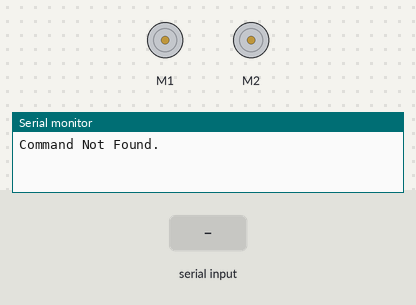
Recording of a sketch running on a simulated Arduino Uno, built with avr-gcc and run on an emulated ATmega328P. Parts: 2 × DC motor (green arrow = forward, orange = backward, longer = faster), the last lines printed to the serial monitor. The test bench sets the inputs (shaded band).

Above: at 1.2 s.
1.3 s: "0" received over Serial
2.8 s: "2" received over Serial
At 3.1 s:
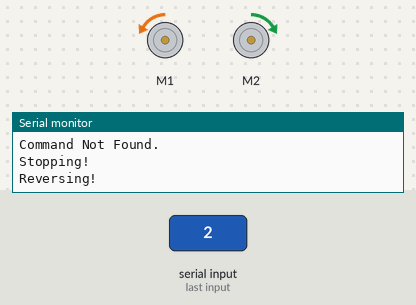
4.3 s: "3" received over Serial
At 5.5 s:
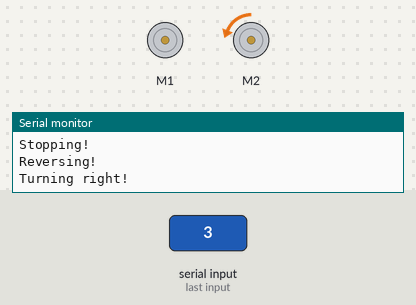
5.8 s: "4" received over Serial
At 6.6 s:
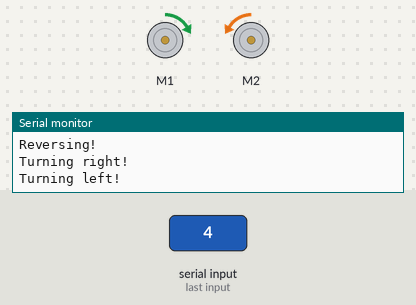
8.8 s: "2" received over Serial
At 10.1 s:
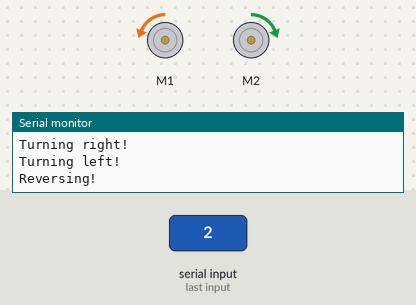
Timing chart, 0 to 11.3 s (numbered marks = the images above; inputs shaded):
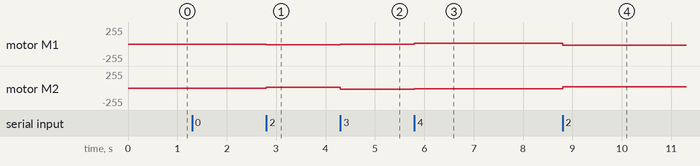

Measured:
- after the input at 2.8 s, motor M1: stopped → backward 10/255 at once; motor M2: stopped → forward 10/255 at once
- after the input at 4.3 s, motor M1: backward 10/255 → stopped at once; motor M2: forward 10/255 → backward 20/255 at once
- after the input at 5.8 s, motor M1: stopped → forward 10/255 at once; motor M2: backward 20/255 → backward 10/255 at once
- after the input at 8.8 s, motor M1: forward 10/255 → backward 20/255 at once; motor M2: backward 10/255 → forward 20/255 at once

The sketch:

BB-8_Drive_Old.ino
```cpp
// BB-8 Motor and Bluetooth Communication AI
// HC-06 bluetooth module name, 1234 pairing key

#include <Wire.h>
#include <Adafruit_MotorShield.h>

Adafruit_MotorShield AFMS = Adafruit_MotorShield();

int inputState;
int debugFlag;
int inputHandled;

Adafruit_DCMotor *motorR = AFMS.getMotor(1);
Adafruit_DCMotor *motorL = AFMS.getMotor(2);
int motorRSpeed;
int motorLSpeed;

void setup() {
  // put your setup code here, to run once:
  Serial.begin(9600);

  AFMS.begin();  // create with the default frequency 1.6KHz

  inputState = 0; // Motor Stop
  inputHandled = 1; // Initialized to input has been handled
  debugFlag = 1; // ??
  motorRSpeed = 0; // Speed initialized to 0
  motorLSpeed = 0; //Speed initialized to 0

// Doesn't seem necessary for set up
//  motorR->setSpeed (150);
//  motorR->run(FORWARD);
//  motorR->run(RELEASE);
//
//  motorL->setSpeed (150);
//  motorL->run(FORWARD);
//  motorL->run(RELEASE);

}

void loop() {
  // Get current command state
  if(Serial.available() > 0) {
    inputState = Serial.read();
    inputHandled = 0;
    debugFlag = 1;
  }

  // Based on inputState call directional functions
  switch (inputState) {
    case '0':
      stop();
      break;
    case '1':
      forward();
      break;
    case '2':
      reverse();
      break;
    case '3':
      turnRight();
      break;
    case '4':
      turnLeft();
      break;
    default:
      if (debugFlag) {
        Serial.println("Command Not Found.");
        debugFlag = 0;
      }
      break;
  }
}

void forward() {
  if (!inputHandled) {
//    motorRSpeed = adjustSpeed(motorRSpeed, 10);
//    motorLSpeed = adjustSpeed(motorLSpeed, 10);
    motorControl(motorR, FORWARD, motorRSpeed);
    motorControl(motorL, BACKWARD, motorLSpeed);
    printDebug("Going forward!");
    inputHandled = 1;
  }
}

void reverse() {
  if (!inputHandled) {
    motorRSpeed = adjustSpeed(motorRSpeed, 10);
    motorLSpeed = adjustSpeed(motorLSpeed, 10);
    motorControl(motorR, BACKWARD, motorRSpeed);
    motorControl(motorL, FORWARD, motorLSpeed);
    printDebug("Reversing!");
    inputHandled = 1;
  }
}

void turnLeft() {
  if (!inputHandled) {
    motorRSpeed = adjustSpeed(motorRSpeed, 10);
    motorLSpeed = adjustSpeed(motorLSpeed, -10);
    motorControl(motorR, FORWARD, motorRSpeed);
    motorControl(motorL, BACKWARD, motorLSpeed);
    printDebug("Turning left!");
    inputHandled = 1;
  }
}

void turnRight() {
  if (!inputHandled) {
    motorRSpeed = adjustSpeed(motorRSpeed, -10);
    motorLSpeed = adjustSpeed(motorLSpeed, 10);
    motorControl(motorR, FORWARD, motorRSpeed);
    motorControl(motorL, BACKWARD, motorLSpeed);
    printDebug("Turning right!");
    inputHandled = 1;
  }
}
void stop() {
  if (!inputHandled) {
    motorRSpeed = 0;
    motorLSpeed = 0;
    motorControl(motorR, FORWARD, motorRSpeed);
    motorControl(motorL, BACKWARD, motorLSpeed);
    printDebug("Stopping!");
    inputHandled = 1;
  }
}

int adjustSpeed(int currSpeed, int change) {
  int tempSpeed = currSpeed + change;

  if (tempSpeed >= 0 && tempSpeed <= 255) {
    return tempSpeed;
  } else {
    return currSpeed;
  }
}

void motorControl(Adafruit_DCMotor *motor, uint8_t mDirection, int mSpeed) {
  motor->run(mDirection);
  motor->setSpeed(mSpeed);
}

void printDebug(String log) {
if(debugFlag){
    Serial.println(log);
    debugFlag = 0;
  }
}

//
//void rotateLeft() {
//  motorControl(FORWARD, FORWARD, 50, 50);
//  printDebug("Rotating left!");
//}
//
//void rotateRight() {
//  motorControl(BACKWARD, BACKWARD, 50, 50);
//  printDebug("Rotating right!");
//}
```
